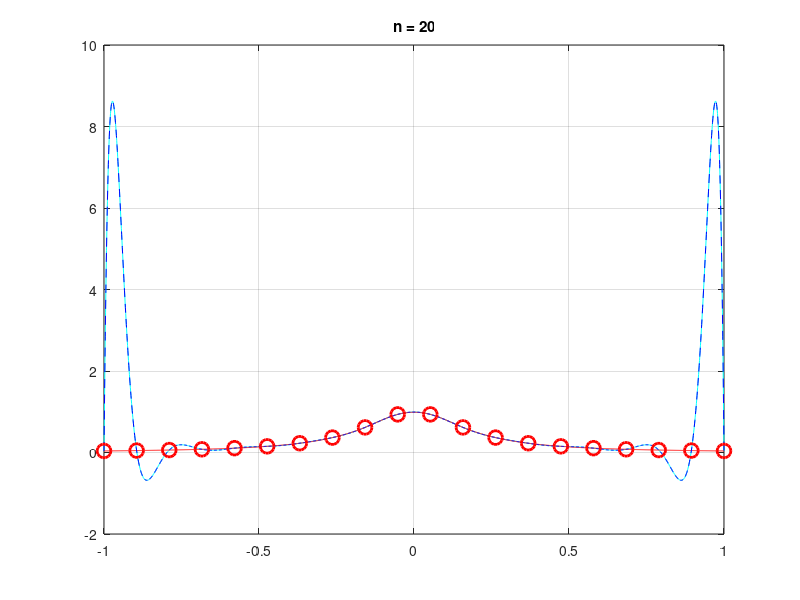

This figure's MATLAB source:
function sth=XXX2()

%{
    Rx is the Runge function
    function spline3 is the Spline interpolation function in second-order boundary condition
    function lpline is the Lagrange polynomial interpolation
    function pline is the Polynomial interpolation
    function npline4 is the Newton polynomial interpolation
%}


    format long;

    n = 20;

    Rx = @(x) 1./(1+25*x.^2);
    x = linspace(-1, 1, n);
    y = Rx(x);
   
    x_val = -1.0:0.001:1.0;
    S_val = spline3(x, y, 0, 0, x_val);
    L_val = lpline(x, y, x_val);
    P_val = pline(x, y, x_val);

    fg = figure(1);

    plot(x_val, P_val, 'c', x_val, S_val, 'r', ...
        x_val, L_val, 'b--', ...
        x, y, 'ro', 'MarkerSize', 10, 'LineWidth', 2);
    % axis([0, 1, 0, 1]);
    grid on;
    set(fg, 'Position', [0 0 1000 600]);
    title(['n = ' int2str(n)]);
    % xlabel('X');ylabel('Y');

    
    
    function S_val = spline3(x, y, f0, fn, x_val)
        format long;
        
        k = length(x);

        h = zeros(1, k-1);
        % tmp: primary difference quotient
        tmp = zeros(1, k-1);
        for i=1:(k-1)
            h(i) = (x(i+1)-x(i));
            tmp(i) = (y(i+1)-y(i))/h(i);
        end

        D = zeros(k, 1);
        for i=2:(k-1)
            D(i) = 6*(tmp(i)-tmp(i-1))/(h(i-1)+h(i));
        end
        D(1) = f0;
        D(k) = fn;

        miu = zeros(1, k-1);
        lmd = zeros(1, k-1);
        for i=1:(k-2)
            miu(i) = h(i)/(h(i)+h(i+1));
            lmd(i+1) = 1-miu(i);
        end

        T = diag(lmd, 1)+diag(miu, -1)+eye(k)*2;
        M = T\D;
        S_val = zeros(size(x_val));
        for i=1:(k-1)
            S_tmp = M(i)*(x(i+1)-x_val).^3/6/h(i)+M(i+1)*(x_val-x(i)).^3/6/h(i)...
                +(y(i)-M(i)*h(i)^2/6)*(x(i+1)-x_val)/h(i)+(y(i+1)-M(i+1)*h(i)^2/6)*(x_val-x(i))/h(i);
            if i==k-1
                S_val = S_val+S_tmp.*(x(i)<=x_val & x_val<=x(i+1));
            else
                S_val = S_val+S_tmp.*(x(i)<=x_val & x_val<x(i+1));
            end
        end
    end

    function L_val = lpline(x, y, x_val)
        k = length(x);
        d = length(x_val);
        
        x = x(:);
        y = y(:);
        x_val = x_val(:);
         
        a = ones(1, k-1);
        b = ones(d, 1);
        
        L_val = 0;
        for i=1:k
            x_tmp = x([1:i-1 i+1:k]);
            L_val = L_val+y(i)*prod((x_val*a-b*x_tmp')./(b*(x(i)*a-x_tmp')), 2);
        end
    end

    function P_val = pline(x, y, x_val)
        v = vander(x);
        a = v\y(:);
        P_val = polyval(a, x_val);
    end

end





